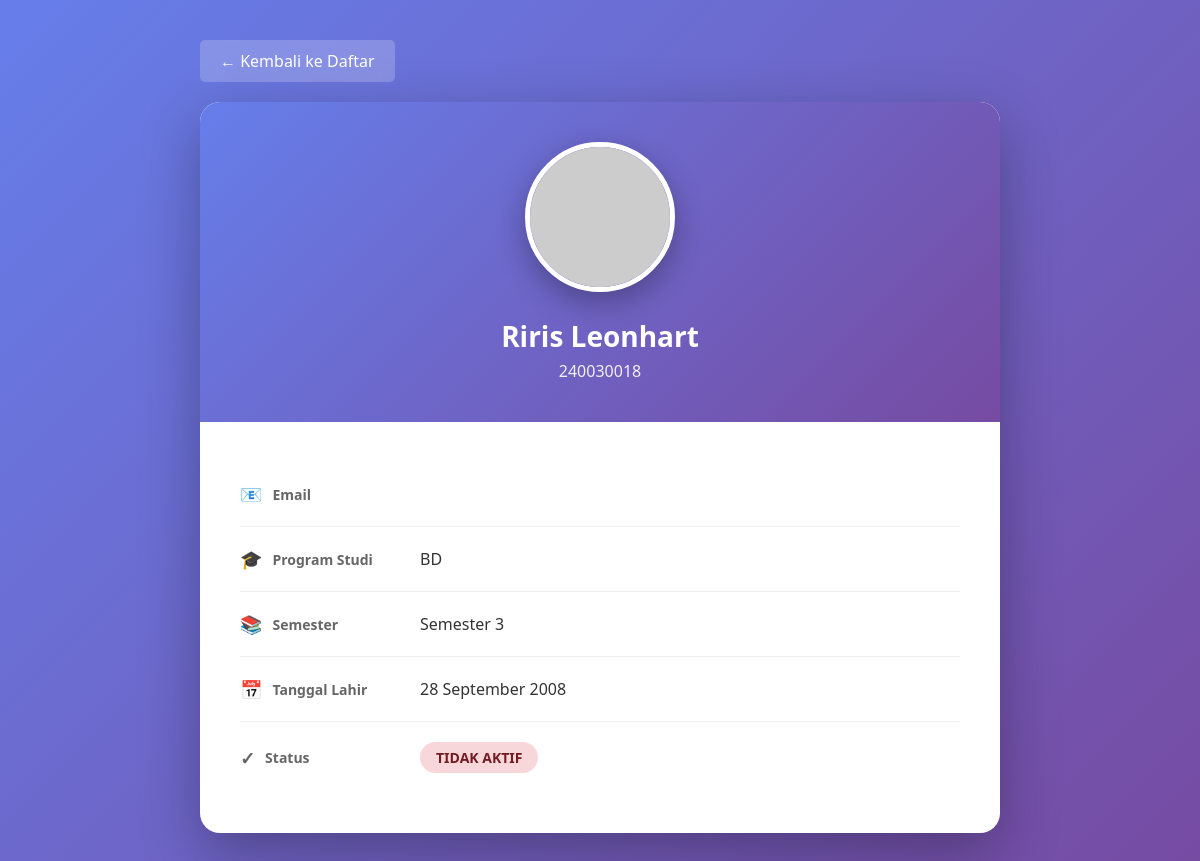
/index.php?action=detail&id=4, run on the app's committed database.
### tables this page shows
CREATE TABLE `mahasiswa` (
  `id_mahasiswa` int(11) NOT NULL,
  `nim` varchar(9) NOT NULL,
  `nama` varchar(100) NOT NULL,
  `prodi` varchar(100) NOT NULL,
  `semester` int(11) NOT NULL,
  `tanggal_lahir` date DEFAULT NULL,
  `email` varchar(100) DEFAULT NULL,
  `foto_profile` text NOT NULL,
  `created_at` timestamp NOT NULL DEFAULT current_timestamp(),
  `status` enum('aktif','tidak aktif') DEFAULT 'aktif'
);

### app/controllers/MahasiswaController.php (called while the page is built, shortened)
<?php
require_once 'config/koneksi.php';
require_once 'app/models/Mahasiswa.php';
class MahasiswaController
{
    private $mahasiswa;
    public function __construct()
    {
        $database = new Database();
        $this->db = $database->getConnection();
        $this->mahasiswa = new Mahasiswa($this->db);
    }
    public function detail($id)
    {
        $mahasiswa = $this->mahasiswa->getById($id);
        require_once 'app/views/mahasiswa/detail.php';
    }
}

### config/koneksi.php (called while the page is built, shortened)
<?php
class Database {
    private $host = "localhost";
    private $db_name = "universitas";
    private $username = "root";
    private $password = "";
    public function getConnection() {
        $this->conn = null;
        try {
            $this->conn = new PDO(
                "mysql:host=" . $this->host . ";dbname=" . $this->db_name,
                $this->username,
                $this->password
            );
            $this->conn->setAttribute(PDO::ATTR_ERRMODE, PDO::ERRMODE_EXCEPTION);
            $this->conn->exec("set names utf8");
        } catch(PDOException $e) {
            echo "Connection error: " . $e->getMessage();
        }
        return $this->conn;
    }
}
?>

### app/models/Mahasiswa.php (called while the page is built, shortened)
<?php
class Mahasiswa
{
    private $conn;
    private $table_name = "mahasiswa";
    public function __construct($db)
    {
        $this->conn = $db;
    }
    public function getById($id)
    {
        $query = "SELECT * FROM " . $this->table_name . " WHERE id_mahasiswa = :id LIMIT 1";
        $stmt = $this->conn->prepare($query);
        $stmt->bindParam(':id', $id);
        $stmt->execute();
        return $stmt->fetch(PDO::FETCH_ASSOC);
    }
}

### app/views/mahasiswa/detail.php (the view, shortened to what this page needs)
<!DOCTYPE html>
<html lang="id">
<head>
</head>
<body>
    <div class="container">
        <a href="index.php" class="back-btn">← Kembali ke Daftar</a>
        <?php if ($mahasiswa): ?>
            <div class="card">
                <div class="card-header">
                    <img src="<?php echo !empty($mahasiswa['foto_profile'])
                                    ? 'assets/images/' . $mahasiswa['foto_profile']
                                    : 'https://ui-avatars.com/api/?name=' . urlencode($mahasiswa['nama']) . '&size=150&background=random'; ?>"
                        alt="Foto Profil" width="150" class="profile-photo">
                    <h1 class="profile-name"><?php echo htmlspecialchars($mahasiswa['nama']); ?></h1>
                    <p class="profile-nim"><?php echo htmlspecialchars($mahasiswa['nim']); ?></p>
                </div>
                <div class="card-body">
                    <div class="info-row">
                        <div class="info-label">
                            <span class="icon">📧</span> Email
                        </div>
                    </div>
                    <div class="info-row">
                        <div class="info-label">
                            <span class="icon">🎓</span> Program Studi
                        </div>
                        <div class="info-value">
                            <?php echo htmlspecialchars($mahasiswa['prodi']); ?>
                        </div>
                    </div>
                    <div class="info-row">
                        <div class="info-label">
                            <span class="icon">📚</span> Semester
                        </div>
                        <div class="info-value">
                            Semester <?php echo htmlspecialchars($mahasiswa['semester'] ?? '-'); ?>
                        </div>
                    </div>
                    <div class="info-row">
                        <div class="info-label">
                            <span class="icon">📅</span> Tanggal Lahir
                        </div>
                        <div class="info-value">
                            <?php
                            if (!empty($mahasiswa['tanggal_lahir'])) {
                                echo date('d F Y', strtotime($mahasiswa['tanggal_lahir']));
                            } else {
                                echo '-';
                            }
                            ?>
                        </div>
                    </div>
                    <div class="info-row">
                        <div class="info-label">
                            <span class="icon">✓</span> Status
                        </div>
                        <div class="info-value">
                            <span class="status-badge <?php echo ($mahasiswa['status'] ?? 'aktif') == 'aktif' ? 'status-aktif' : 'status-tidak-aktif'; ?>">
                                <?php echo strtoupper($mahasiswa['status'] ?? 'Aktif'); ?>
                            </span>
                        </div>
                    </div>
                </div>
            </div>
        <?php endif; ?>
    </div>
</body>
</html>

### app/views/mahasiswa/detail.php (style rules this page uses)
* { margin: 0; padding: 0; box-sizing: border-box; }
body { font-family: 'Segoe UI', Tahoma, Geneva, Verdana, sans-serif; background: linear-gradient(135deg, #667eea 0%, #764ba2 100%); padding: 40px 20px; min-height: 100vh; }
.container { max-width: 800px; margin: 0 auto; }
.back-btn { display: inline-block; padding: 10px 20px; background: rgba(255, 255, 255, 0.2); color: white; text-decoration: none; border-radius: 5px; margin-bottom: 20px; backdrop-filter: blur(10px); transition: all 0.3s; }
.card { background: white; border-radius: 20px; box-shadow: 0 20px 60px rgba(0, 0, 0, 0.3); overflow: hidden; }
.card-header { background: linear-gradient(135deg, #667eea 0%, #764ba2 100%); padding: 40px; text-align: center; position: relative; }
.profile-photo { width: 150px; height: 150px; border-radius: 50%; border: 5px solid white; object-fit: cover; box-shadow: 0 10px 30px rgba(0, 0, 0, 0.3); margin-bottom: 20px; }
.profile-name { color: white; font-size: 28px; font-weight: 700; margin-bottom: 5px; }
.profile-nim { color: rgba(255, 255, 255, 0.9); font-size: 16px; }
.card-body { padding: 40px; }
.info-row { display: flex; padding: 20px 0; border-bottom: 1px solid #f0f0f0; align-items: center; }
.info-row:last-child { border-bottom: none; }
.info-label { flex: 0 0 180px; color: #666; font-weight: 600; font-size: 14px; display: flex; align-items: center; gap: 10px; }
.info-value { flex: 1; color: #333; font-size: 16px; font-weight: 500; }
.status-badge { display: inline-block; padding: 6px 16px; border-radius: 20px; font-size: 14px; font-weight: 600; }
.status-tidak-aktif { background: #f8d7da; color: #721c24; }
.icon { font-size: 18px; }

### data on the page
mahasiswa: nama "Riris Leonhart", nim "240030018", prodi "BD", semester "3", tanggal_lahir "28 September 2008", status "TIDAK AKTIF"
